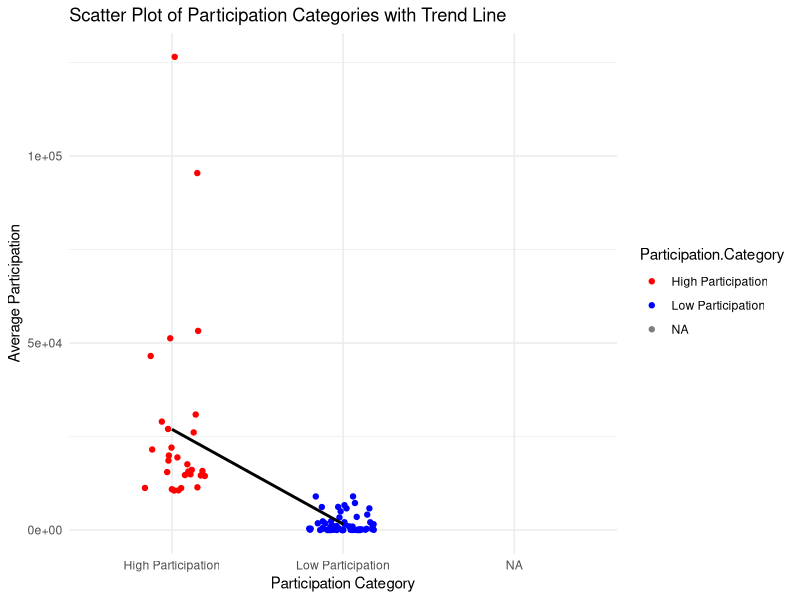

R code for this plot:
# Load necessary libraries
library(ggplot2)

# Load the dataset
data <- read.csv("Pregnant_Women_Participating.csv")

# Ensure 'Average Participation' is numeric
data$Average.Participation <- as.numeric(data$Average.Participation)

# Categorize states into "High Participation" and "Low Participation"
threshold <- mean(data$Average.Participation, na.rm = TRUE)
data$Participation.Category <- ifelse(data$Average.Participation > threshold, 
                                      "High Participation", 
                                      "Low Participation")

# Create scatter plot with a trend line
ggplot(data, aes(x = Participation.Category, y = Average.Participation, color = Participation.Category)) +
  geom_jitter(width = 0.2, height = 0) +  # Add jittered points
  geom_smooth(method = "lm", aes(group = 1), color = "black", se = FALSE) +  # Add trend line
  labs(
    title = "Scatter Plot of Participation Categories with Trend Line",
    x = "Participation Category",
    y = "Average Participation"
  ) +
  theme_minimal() +
  scale_color_manual(values = c("High Participation" = "red", "Low Participation" = "blue"))
